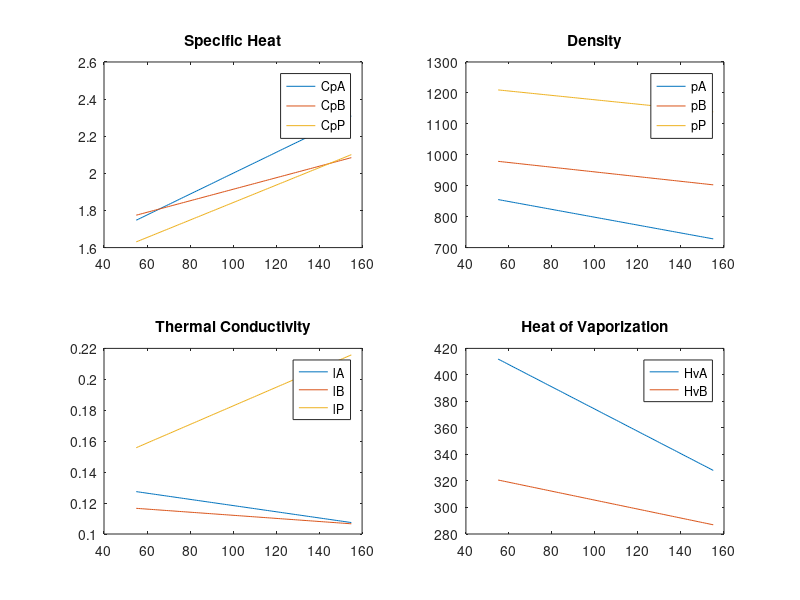
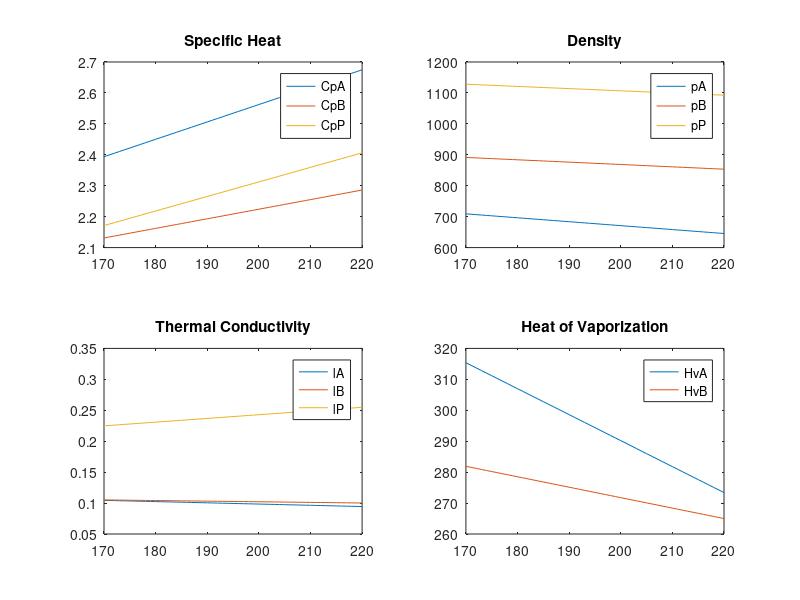
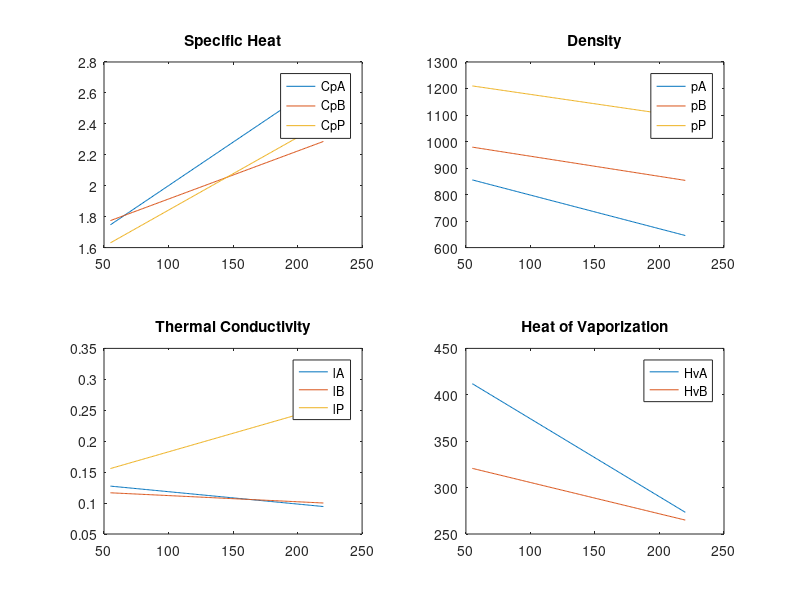

These charts were generated, in order, by the following MATLAB code:
%Nolan Knight
%K-Hack Modeling

clear all
clc
close all 

%Solve the differential equations with tempurature change. 
InletTemp = 55:1:155;
BottomTemp = 170:1:220;
AllTemp = 55:1:220;

%Solve for Inlet Temp
i = 1;
for(temp = 55:1:155)
    %Specific Heat 
    CpA(i) = 0.00562*temp + 1.4384; 
    CpB(i) = 0.0031*temp + 1.6041; 
    CpP(i) = 0.0047*temp + 1.3723; 

    %Density 
    pA(i) = -1.2707*temp + 925.11; 
    pB(i) = -0.7598*temp + 1020.6; 
    pP(i) = -0.7092*temp + 1248.7; 

    %Thermore Conductivity 
    lA(i) = -0.0002*temp + 0.1384; 
    lB(i) = -0.0001*temp + 0.1221; 
    lP(i) = 0.0006*temp + 0.1228; 

    %Heat of Vaporization
    HvA(i) = -0.8397*temp + 458.12; 
    HvB(i) = -0.3377*temp + 339.29;
    
    i = i + 1; 
end

figure(1)
subplot(2,2,1);plot(InletTemp,CpA)
hold on; 
plot(InletTemp,CpB)
plot(InletTemp,CpP)
legend('CpA','CpB','CpP');
title('Specific Heat');
hold off;
subplot(2,2,2);plot(InletTemp,pA)
hold on; 
plot(InletTemp,pB)
plot(InletTemp,pP)
legend('pA','pB','pP');
title('Density');
hold off; 
subplot(2,2,3);plot(InletTemp,lA)
hold on; 
plot(InletTemp,lB)
plot(InletTemp,lP)
legend('lA','lB','lP');
title('Thermal Conductivity');
hold off; 
subplot(2,2,4);plot(InletTemp,HvA)
hold on; 
plot(InletTemp,HvB)
legend('HvA','HvB');
title('Heat of Vaporization');
hold off; 


%Solve for Bottom Temp
i = 1;
for(temp2 = 170:1:220)
    %Specific Heat 
    CpAb(i) = 0.00562*temp2 + 1.4384; 
    CpBb(i) = 0.0031*temp2 + 1.6041; 
    CpPb(i) = 0.0047*temp2 + 1.3723; 

    %Density 
    pAb(i) = -1.2707*temp2 + 925.11; 
    pBb(i) = -0.7598*temp2 + 1020.6; 
    pPb(i) = -0.7092*temp2 + 1248.7; 

    %Thermore Conductivity 
    lAb(i) = -0.0002*temp2 + 0.1384; 
    lBb(i) = -0.0001*temp2 + 0.1221; 
    lPb(i) = 0.0006*temp2 + 0.1228; 

    %Heat of Vaporization
    HvAb(i) = -0.8397*temp2 + 458.12; 
    HvBb(i) = -0.3377*temp2 + 339.29;
    
    i = i + 1; 
end

figure(2)
subplot(2,2,1);plot(BottomTemp,CpAb)
hold on; 
plot(BottomTemp,CpBb)
plot(BottomTemp,CpPb)
legend('CpA','CpB','CpP');
title('Specific Heat');
hold off;
subplot(2,2,2);plot(BottomTemp,pAb)
hold on; 
plot(BottomTemp,pBb)
plot(BottomTemp,pPb)
legend('pA','pB','pP');
title('Density');
hold off; 
subplot(2,2,3);plot(BottomTemp,lAb)
hold on; 
plot(BottomTemp,lBb)
plot(BottomTemp,lPb)
legend('lA','lB','lP');
title('Thermal Conductivity');
hold off; 
subplot(2,2,4);plot(BottomTemp,HvAb)
hold on; 
plot(BottomTemp,HvBb)
legend('HvA','HvB');
title('Heat of Vaporization');
hold off; 

%Solve for Inlet Temp
i = 1;
for(temp3 = 55:1:220)
    %Specific Heat 
    CpAc(i) = 0.00562*temp3 + 1.4384; 
    CpBc(i) = 0.0031*temp3 + 1.6041; 
    CpPc(i) = 0.0047*temp3 + 1.3723; 

    %Density 
    pAc(i) = -1.2707*temp3 + 925.11; 
    pBc(i) = -0.7598*temp3 + 1020.6; 
    pPc(i) = -0.7092*temp3 + 1248.7; 

    %Thermore Conductivity 
    lAc(i) = -0.0002*temp3 + 0.1384; 
    lBc(i) = -0.0001*temp3 + 0.1221; 
    lPc(i) = 0.0006*temp3 + 0.1228; 

    %Heat of Vaporization
    HvAc(i) = -0.8397*temp3 + 458.12; 
    HvBc(i) = -0.3377*temp3 + 339.29;
    
    i = i + 1; 
end

figure(3)
subplot(2,2,1);plot(AllTemp,CpAc)
hold on; 
plot(AllTemp,CpBc)
plot(AllTemp,CpPc)
legend('CpA','CpB','CpP');
title('Specific Heat');
hold off;
subplot(2,2,2);plot(AllTemp,pAc)
hold on; 
plot(AllTemp,pBc)
plot(AllTemp,pPc)
legend('pA','pB','pP');
title('Density');
hold off; 
subplot(2,2,3);plot(AllTemp,lAc)
hold on; 
plot(AllTemp,lBc)
plot(AllTemp,lPc)
legend('lA','lB','lP');
title('Thermal Conductivity');
hold off; 
subplot(2,2,4);plot(AllTemp,HvAc)
hold on; 
plot(AllTemp,HvBc)
legend('HvA','HvB');
title('Heat of Vaporization');
hold off; 

